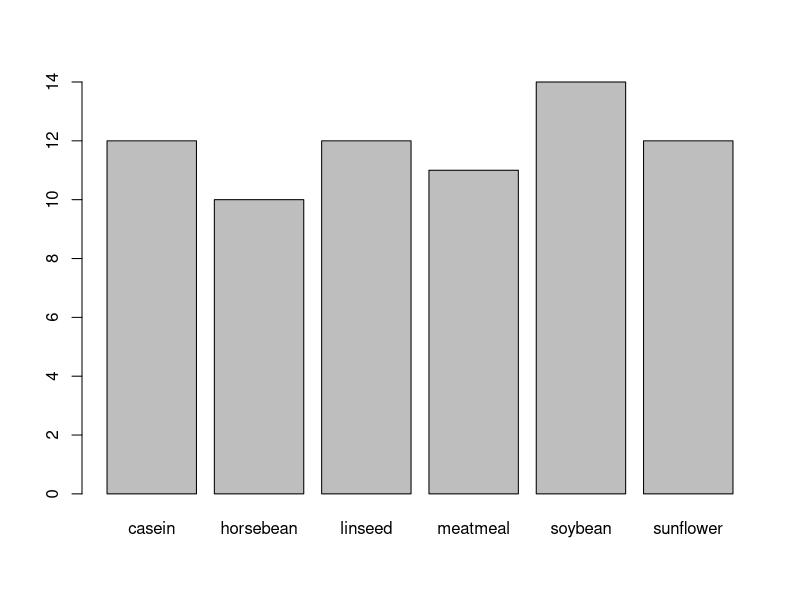
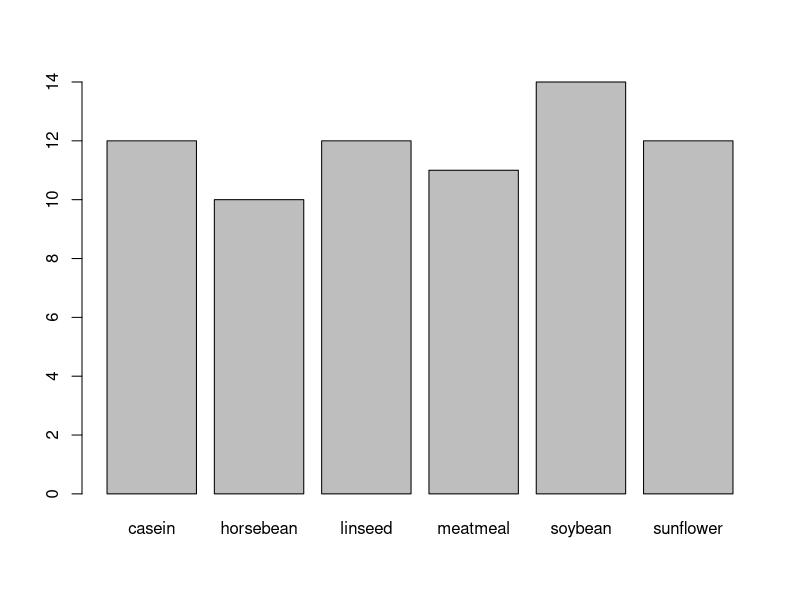
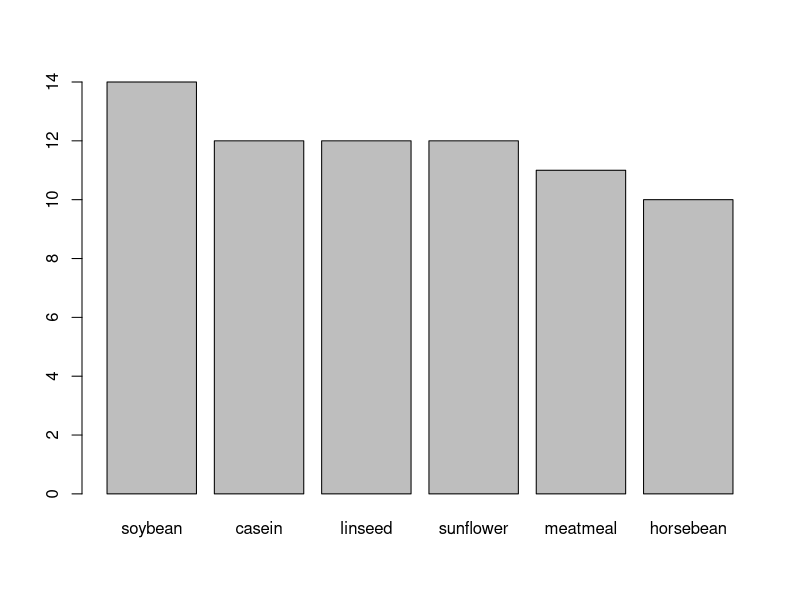
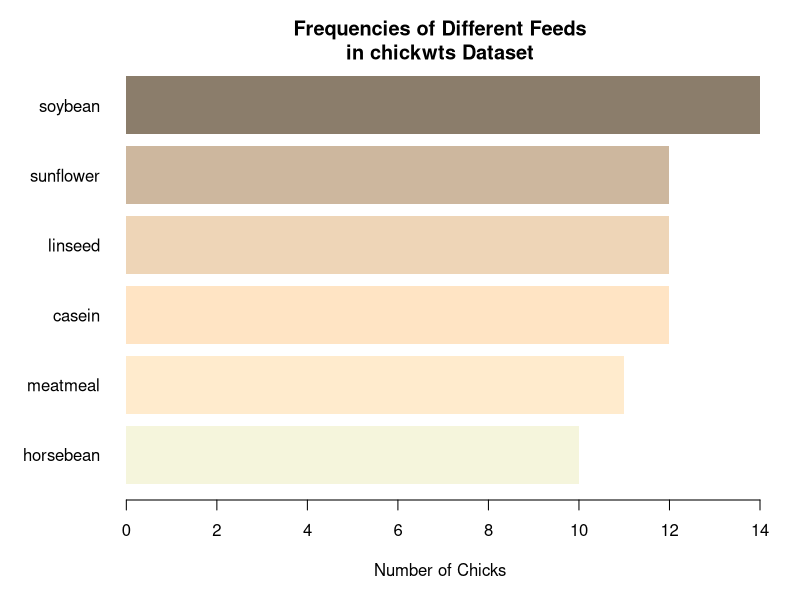

These charts were generated, in order, by the following R code:
?plot
require("datasets")

?chickwts
data(chickwts)
plot(chickwts$feed)
feeds <- table(chickwts$feed)
feeds
barplot(feeds)
barplot(feeds[order(feeds, decreasing = TRUE)])
par(oma = c(1, 1, 1, 1))
par(mar = c(4, 5, 2, 1))
barplot(feeds[order(feeds)], 
        horiz  = TRUE,
        las    = 1,  # las gives orientation of axis labels
        col    = c("beige", "blanchedalmond", "bisque1", "bisque2", "bisque3", "bisque4"),
        border = NA,  # No borders on bars
        main   = "Frequencies of Different Feeds\nin chickwts Dataset",  # \n = line break
        xlab   = "Number of Chicks")
?par

rm(list = ls())  # Clean up